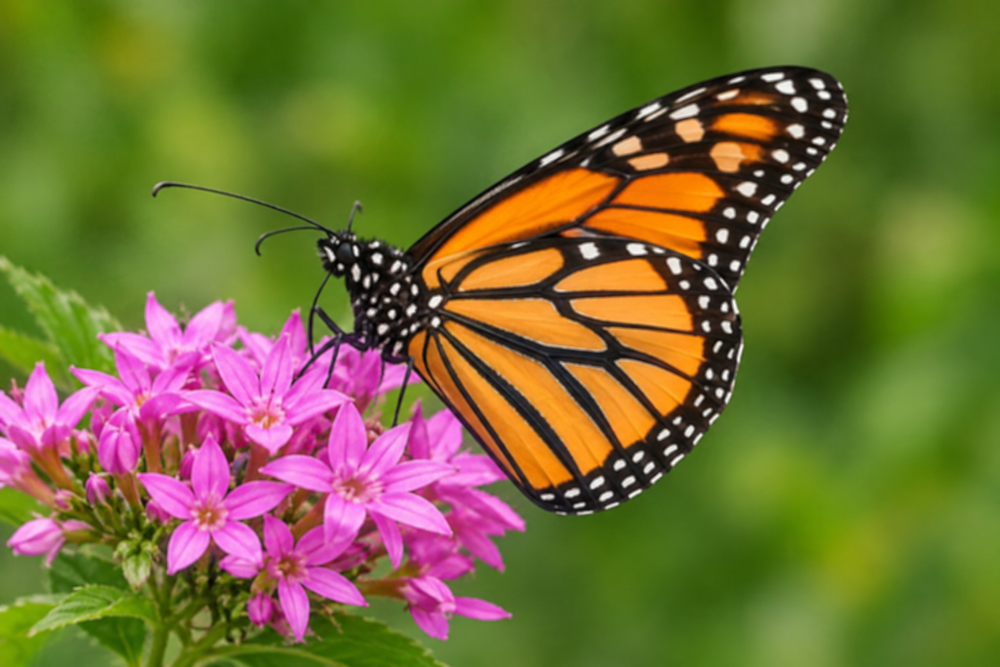
#> input picture input.png, 1000 x 667 px, shrunk from 1536 x 1024 before the run, given in place of input.jpg, which was not available
$ python low_pass_filter.py
#> lines starting #> are read from the running program, lines starting #| are printed output that depends on the picture; after the words box and inside, x2 and y2 are one past the last pixel; in counts of white or black regions, pixels touching at a corner belong together
import cv2
import numpy as np
import matplotlib.pyplot as plt

image = cv2.imread("input.jpg", cv2.IMREAD_GRAYSCALE)
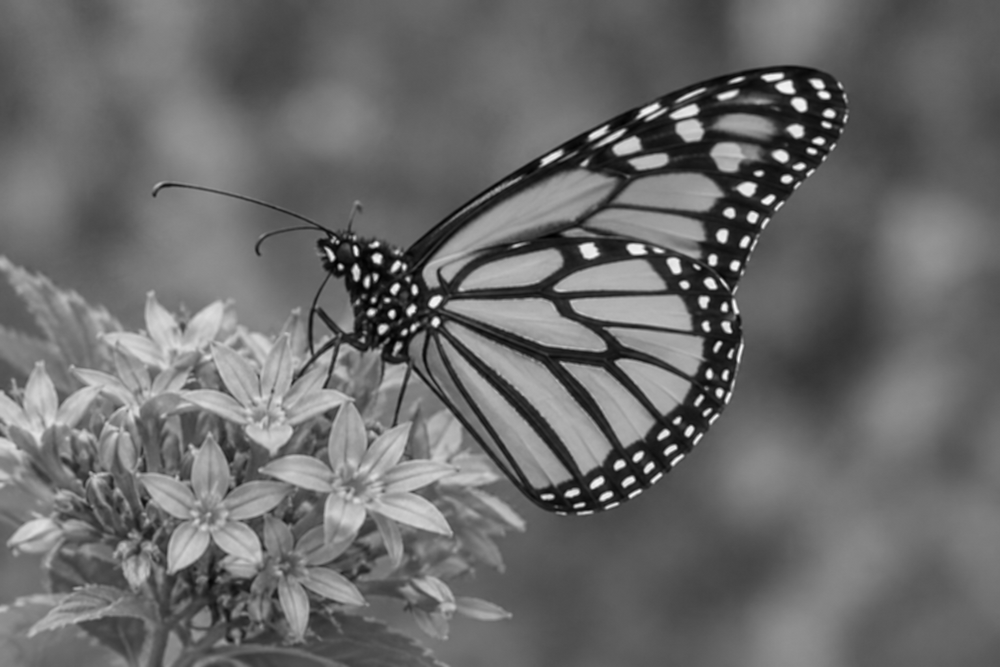
#> image: shape (667, 1000); min 0, max 249, mean 106.4

if image is None:
    raise FileNotFoundError("Image not found!")

rows, cols = image.shape
#> rows = 667; cols = 1000

dft = np.fft.fftshift(np.fft.fft2(image))

crow, ccol = rows // 2, cols // 2
#> crow = 333; ccol = 500

mask = np.zeros((rows, cols), np.uint8)
cv2.circle(mask, (ccol, crow), 30, 1, -1)
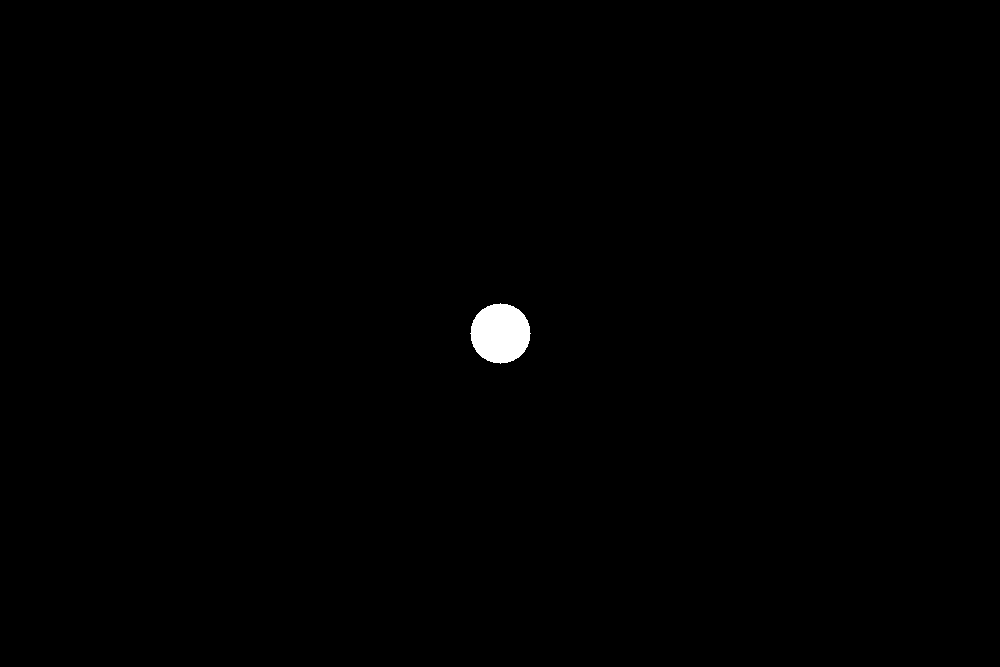
#> mask: shape (667, 1000); values 0 (black) and 1 (white), 0.42% white; 1 white region, box (x1, y1, x2, y2) and area: (470, 303, 531, 364) 2821

filtered = np.fft.ifft2(
    np.fft.ifftshift(dft * mask)
)

output = np.uint8(np.clip(np.abs(filtered), 0, 255))
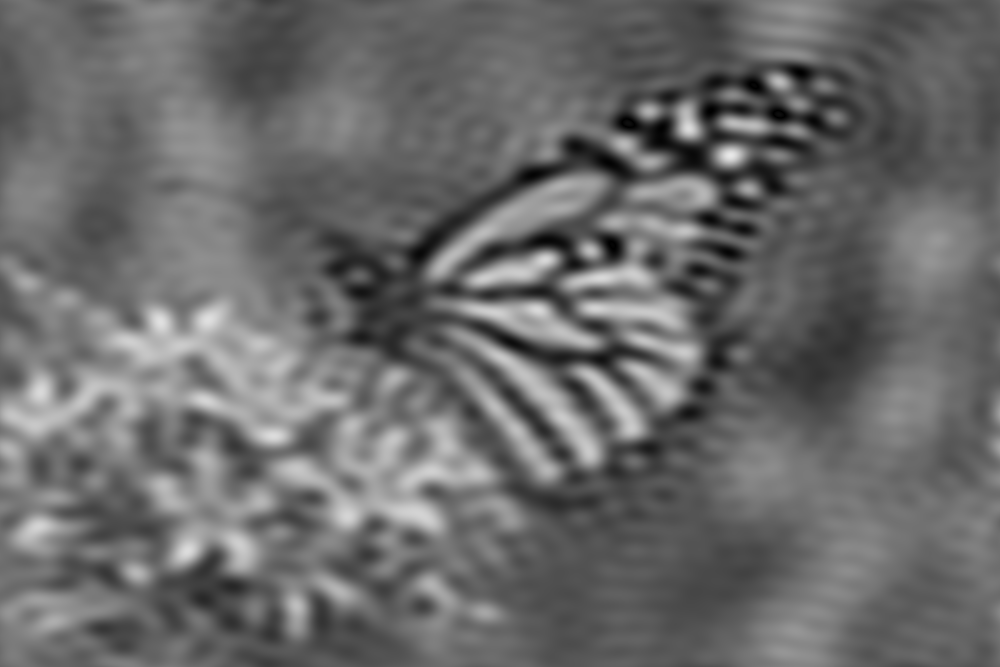
#> output: shape (667, 1000); min 0, max 233, mean 105.9

cv2.imwrite("low_pass_filtered.jpg", output)

plt.figure(figsize=(10, 5))
plt.subplot(1, 2, 1)
plt.imshow(image, cmap="gray")
plt.title("Original Image")
plt.axis("off")

plt.subplot(1, 2, 2)
plt.imshow(output, cmap="gray")
plt.title("Low-Pass Filter")
plt.axis("off")
plt.show()
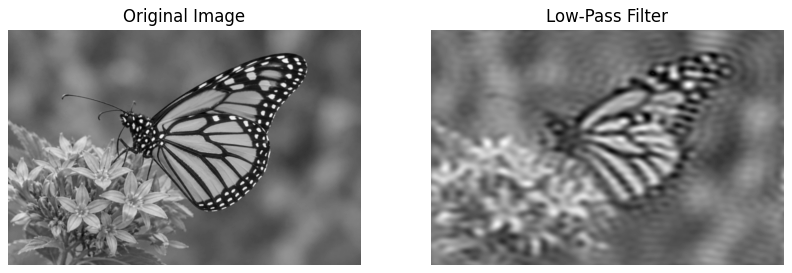
#> figure drawn by matplotlib, 2 panels
